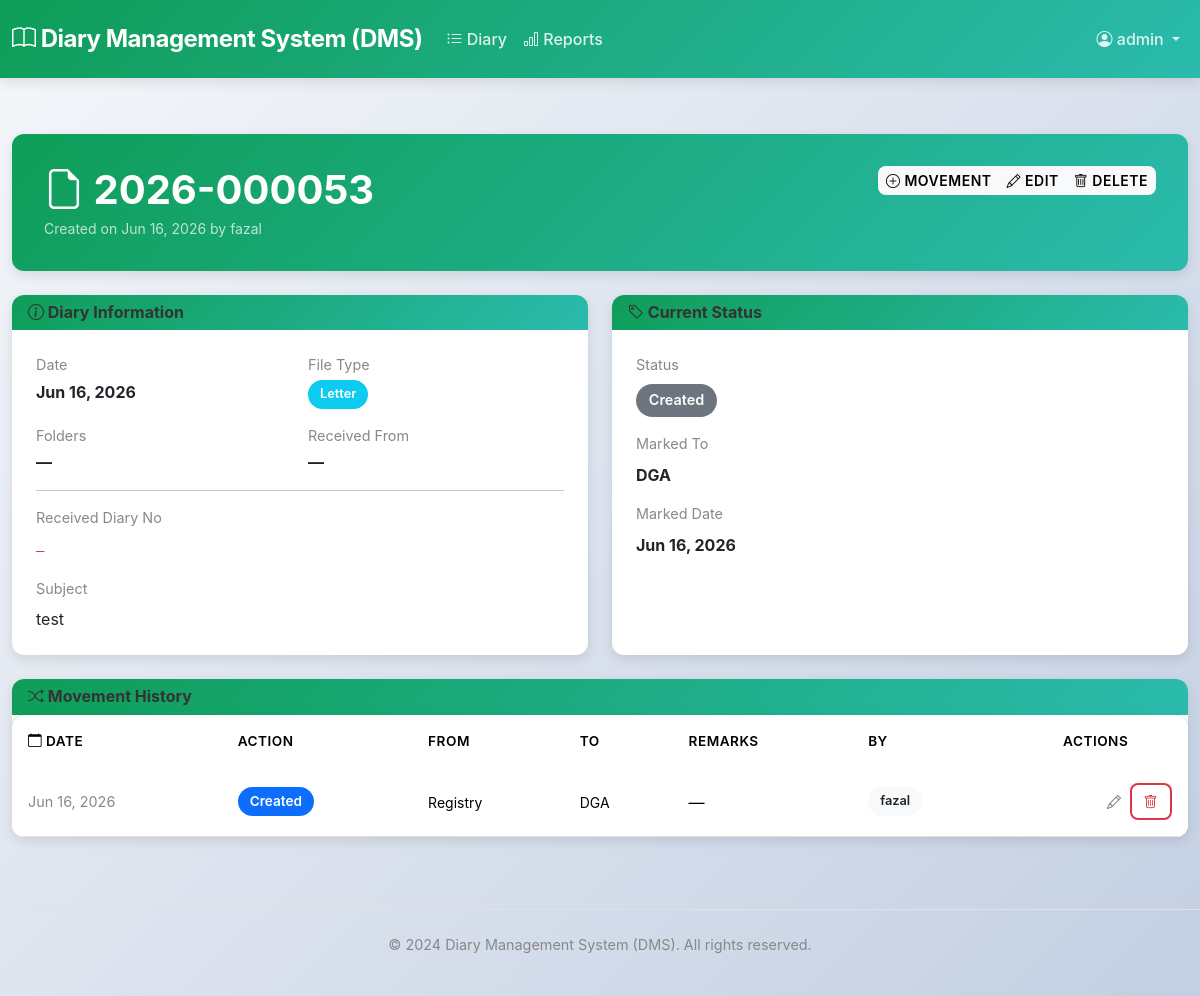
The page /diary/53/ (signed in) on the database its author committed.
### diary/models.py (models this page shows, shortened)
class Diary(models.Model):
    class Status(models.TextChoices):
        PENDING = "Pending", "Pending"
        CREATED = "Created", "Created"
        MARKED = "Marked", "Marked"
        FORWARDED = "Forwarded", "Forwarded"
        RETURNED = "Returned", "Returned"
        CLOSED = "Closed", "Closed"
        DISPOSED = "Disposed", "Disposed"
    year = models.PositiveIntegerField(db_index=True)
    sequence = models.PositiveIntegerField(db_index=True)
    diary_date = models.DateField(default=timezone.localdate)
    received_from = models.CharField(max_length=255, blank=True, default="")
    received_diary_no = models.CharField(max_length=100, blank=True, default="")
    file_letter = models.CharField(max_length=100, blank=True, default="")
    no_of_folders = models.PositiveIntegerField(default=0)
    service_included = models.BooleanField(default=False)
    subject = models.TextField(blank=True, default="")
    remarks = models.TextField(blank=True, default="")
    marked_to = models.CharField(max_length=255, blank=True, default="")
    marked_date = models.DateField(null=True, blank=True)
    status = models.CharField(max_length=50, choices=Status.choices, default=Status.PENDING)
    created_by = models.ForeignKey(
        settings.AUTH_USER_MODEL, on_delete=models.PROTECT, related_name="diaries_created"
    )
    created_at = models.DateTimeField(auto_now_add=True)
    class Meta:
        constraints = [
            models.UniqueConstraint(fields=["year", "sequence"], name="uniq_diary_year_seq"),
        ]
        ordering = ["-year", "-sequence"]
        indexes = [
            models.Index(fields=["year", "sequence"]),
            models.Index(fields=["diary_date"]),
            models.Index(fields=["status"]),
            models.Index(fields=["received_diary_no"]),
            models.Index(fields=["received_from"]),
            models.Index(fields=["file_letter"]),
            models.Index(fields=["marked_to"]),
        ]
    @property
    def diary_no(self) -> str:
        return f"{self.year}-{self.sequence:06d}"

class DiaryMovement(models.Model):
    class ActionType(models.TextChoices):
        CREATED = "Created", "Created"
        MARKED = "Marked", "Marked"
        FORWARDED = "Forwarded", "Forwarded"
        RETURNED = "Returned", "Returned"
        CLOSED = "Closed", "Closed"
        DISPOSED = "Disposed", "Disposed"
    diary = models.ForeignKey(Diary, on_delete=models.CASCADE, related_name="movements")
    year = models.PositiveIntegerField(db_index=True, blank=True, null=True)
    sequence = models.PositiveIntegerField(db_index=True, blank=True, null=True)
    from_office = models.CharField(max_length=255, blank=True, default="")
    to_office = models.CharField(max_length=255, blank=True, default="")
    action_type = models.CharField(max_length=50, choices=ActionType.choices)
    action_datetime = models.DateTimeField(default=timezone.now)
    remarks = models.TextField(blank=True, default="")
    created_by = models.ForeignKey(
        settings.AUTH_USER_MODEL, on_delete=models.PROTECT, related_name="movements_created"
    )
    created_on = models.DateTimeField(auto_now_add=True)
    class Meta:
        ordering = ["action_datetime", "id"]
        indexes = [
            models.Index(fields=["year", "sequence"]),
            models.Index(fields=["action_type"]),
            models.Index(fields=["action_datetime"]),
        ]

### diary/views.py (the view)
# urls.py: path("diary/<int:pk>/", views.diary_detail, name="diary_detail"),
@login_required
def diary_detail(request, pk: int):
    diary = get_object_or_404(Diary, pk=pk)
    movements = diary.movements.all().order_by("action_datetime", "id")
    last_movement = diary.movements.order_by("-action_datetime", "-id").first()
    PLACEHOLDER_REMARK = "Initial diary created"
    if (diary.remarks or "").strip() == PLACEHOLDER_REMARK:
        diary.remarks = ""
    PLACEHOLDER_REMARK = "Initial diary created"
    last_movement_remarks = ""
    if last_movement and (last_movement.remarks or "").strip() and last_movement.remarks.strip() != PLACEHOLDER_REMARK:
        last_movement_remarks = last_movement.remarks or ""
    can_edit = request.user.has_perm("diary.change_diary")
    can_delete = request.user.has_perm("diary.delete_diary")
    can_add_movement = request.user.has_perm("diary.add_diarymovement")
    can_change_movement = request.user.has_perm("diary.change_diarymovement")
    can_delete_movement = request.user.has_perm("diary.delete_diarymovement")
    return render(
        request,
        "diary/diary_detail.html",
        {
            "diary": diary,
            "movements": movements,
            "can_view_sensitive": request.user.is_superuser,
            "can_edit": can_edit,
            "can_delete": can_delete,
            "can_add_movement": can_add_movement,
            "can_change_movement": can_change_movement,
            "can_delete_movement": can_delete_movement,
            "last_movement_remarks": last_movement_remarks,
            "last_movement": last_movement,
        },
    )

### diary/templates/diary/diary_detail.html (shortened to what this page needs)
{% extends "base.html" %}
{% block content %}
<div class="page-header mb-4">
  <div class="d-flex justify-content-between align-items-start">
    <div>
      <h1 class="mb-1"><i class="bi bi-file-earmark"></i> {{ diary.diary_no }}</h1>
      <p class="text-light mb-0 opacity-75 small">
        {% if can_view_sensitive %}
          Created on {{ diary.created_at|date:"M d, Y" }} by {{ diary.created_by }}
        {% else %}
          Created on {{ diary.created_at|date:"M d, Y" }}
        {% endif %}
      </p>
    </div>
    <div class="btn-group btn-group-sm" role="group" aria-label="Diary actions">
      {% if can_add_movement %}
        <button type="button" class="btn btn-light movement-btn" data-url="{% url 'movement_add' diary.pk %}" aria-label="Add a new movement to this diary">
          <i class="bi bi-plus-circle"></i> Movement
        </button>
      {% endif %}
      {% if can_edit %}
        <a class="btn btn-light" href="{% url 'diary_edit' diary.pk %}" aria-label="Edit diary {{ diary.diary_no }}">
          <i class="bi bi-pencil"></i> Edit
        </a>
      {% endif %}
      {% if can_delete %}
        <button class="btn btn-light" data-bs-toggle="modal" data-bs-target="#deleteModal" aria-label="Delete diary {{ diary.diary_no }}">
          <i class="bi bi-trash"></i> Delete
        </button>
      {% endif %}
    </div>
  </div>
</div>
<div class="row g-4 mb-4">
  <div class="col-md-6">
    <div class="card h-100">
      <div class="card-header">
        <h2 class="fs-6 mb-0"><i class="bi bi-info-circle"></i> Diary Information</h2>
      </div>
      <div class="card-body">
        <div class="row row-cols-2 g-3">
          <div>
            <small class="text-muted d-block mb-1">Date</small>
            <strong>{{ diary.diary_date|date:"M d, Y" }}</strong>
          </div>
          <div>
            <small class="text-muted d-block mb-1">File Type</small>
            {% if diary.file_letter == "File" and diary.service_included %}
              <span class="badge bg-primary">File + Service Book</span>
            {% elif diary.file_letter %}
              <span class="badge {% if diary.file_letter == 'File' %}bg-primary{% else %}bg-info{% endif %}">{{ diary.file_letter }}</span>
            {% else %}
              <span class="badge bg-secondary">—</span>
            {% endif %}
          </div>
          <div>
            <small class="text-muted d-block mb-1">Folders</small>
            {% if diary.file_letter == "File" %}
              <strong>{{ diary.no_of_folders }}</strong>
            {% else %}
              <strong>—</strong>
            {% endif %}
          </div>
          <div>
            <small class="text-muted d-block mb-1">Received From</small>
            <strong>{{ diary.received_from|default:"—" }}</strong>
          </div>
        </div>
        <hr class="my-3">
        <div class="mb-3">
          <small class="text-muted d-block mb-2">Received Diary No</small>
          <code>{{ diary.received_diary_no|default:"—" }}</code>
        </div>
        <div>
          <small class="text-muted d-block mb-2">Subject</small>
          <p class="mb-0">{{ diary.subject|linebreaksbr }}</p>
        </div>
      </div>
    </div>
  </div>
  <div class="col-md-6">
    <div class="card h-100">
      <div class="card-header">
        <h2 class="fs-6 mb-0"><i class="bi bi-tag"></i> Current Status</h2>
      </div>
      <div class="card-body">
        <div class="mb-3">
          <small class="text-muted d-block mb-2">Status</small>
          {% if diary.status == "Pending" %}
            <span class="badge bg-warning text-dark" style="font-size: 0.9rem; padding: 0.6rem 0.8rem;">
              <i class="bi bi-hourglass-split"></i> {{ diary.status }}
            </span>
          {% elif diary.status == "Completed" %}
            <span class="badge bg-success" style="font-size: 0.9rem; padding: 0.6rem 0.8rem;">
              <i class="bi bi-check-circle"></i> {{ diary.status }}
            </span>
          {% else %}
            <span class="badge bg-secondary" style="font-size: 0.9rem; padding: 0.6rem 0.8rem;">{{ diary.status }}</span>
          {% endif %}
        </div>
        <div class="mb-3">
          <small class="text-muted d-block mb-2">Marked To</small>
          <strong>{{ diary.marked_to|default:"—" }}</strong>
        </div>
        <div>
          <small class="text-muted d-block mb-2">Marked Date</small>
          {% if last_movement and last_movement.action_datetime %}
            <strong>{{ last_movement.action_datetime|date:"M d, Y" }}</strong>
          {% else %}
            <strong>{{ diary.marked_date|default:"—" }}</strong>
          {% endif %}
        </div>
      </div>
    </div>
  </div>
</div>
<div class="card">
  <div class="card-header">
    <h2 class="fs-6 mb-0"><i class="bi bi-shuffle"></i> Movement History</h2>
  </div>
  <div class="table-responsive">
    <table class="table table-hover mb-0 align-middle" role="grid" aria-label="Diary movement history">
      <thead>
        <tr role="row">
          <th scope="col"><i class="bi bi-calendar"></i> Date</th>
          <th scope="col">Action</th>
          <th scope="col">From</th>
          <th scope="col">To</th>
          <th scope="col">Remarks</th>
          {% if can_view_sensitive %}
            <th scope="col">By</th>
          {% endif %}
          {% if can_change_movement or can_delete_movement %}
            <th scope="col" class="text-center">Actions</th>
          {% endif %}
        </tr>
      </thead>
      <tbody>
        {% for m in movements %}
          <tr role="row">
            <td>
              <small class="text-muted d-block">{{ m.action_datetime|date:"M d, Y" }}</small>
            </td>
            <td>
              <span class="badge bg-primary" style="font-size: 0.85rem;">{{ m.action_type }}</span>
            </td>
            <td>
              <small>{{ m.from_office|default:"—" }}</small>
            </td>
            <td>
              <small>{{ m.to_office|default:"—" }}</small>
            </td>
            <td class="text-truncate" style="max-width: 280px;" title="{{ m.remarks|default:'' }}">
              {% if m.remarks and m.remarks != 'Initial diary created' %}
                {{ m.remarks }}
              {% else %}
                —
              {% endif %}
            </td>
            {% if can_view_sensitive %}
              <td>
                <small class="badge bg-light text-dark">{{ m.created_by }}</small>
              </td>
            {% endif %}
            {% if can_change_movement or can_delete_movement %}
              <td class="text-end">
                <div class="btn-group btn-group-sm" role="group" aria-label="Movement actions">
                  {% if can_change_movement %}
                    <button type="button" class="btn btn-outline-secondary movement-btn" data-url="{% url 'movement_edit' m.pk %}" aria-label="Edit movement {{ m.id }}"><i class="bi bi-pencil"></i></button>
                  {% endif %}
                  {% if can_delete_movement %}
                    <form method="post" action="{% url 'movement_delete' m.pk %}" onsubmit="return confirm('Delete this movement?');" style="display:inline;">
                      <button type="submit" class="btn btn-outline-danger"><i class="bi bi-trash"></i></button>
                    </form>
                  {% endif %}
                </div>
              </td>
            {% endif %}
          </tr>
        {% endfor %}
      </tbody>
    </table>
  </div>
</div>
{% endblock %}

### diary/templates/base.html (shortened to what this page needs)
<!doctype html>
<html lang="en">
<head>
  <link href="https://cdn.jsdelivr.net/npm/bootstrap@5.3.3/dist/css/bootstrap.min.css" rel="stylesheet">
  <link href="https://cdn.jsdelivr.net/npm/bootstrap-icons@1.11.3/font/bootstrap-icons.css" rel="stylesheet">
</head>
<body>
  <nav class="navbar navbar-expand-lg navbar-dark" role="navigation" aria-label="Main navigation">
    <div class="container-fluid">
      <a class="navbar-brand" href="{% url 'dashboard' %}"><i class="bi bi-book"></i> Diary Management System (DMS)</a>
      <div class="collapse navbar-collapse" id="topNav">
        <ul class="navbar-nav me-auto mb-2 mb-lg-0">
          <li class="nav-item"><a class="nav-link" href="{% url 'diary_list' %}"><i class="bi bi-list-ul"></i> Diary</a></li>
          <li class="nav-item"><a class="nav-link" href="{% url 'reports_table' %}"><i class="bi bi-bar-chart"></i> Reports</a></li>
        </ul>
        <ul class="navbar-nav ms-auto mb-2 mb-lg-0">
          {% if request.user.is_authenticated %}
            <li class="nav-item dropdown">
              <a class="nav-link dropdown-toggle" href="#" id="userDropdown" role="button" data-bs-toggle="dropdown" aria-expanded="false">
                <i class="bi bi-person-circle"></i> {{ request.user.get_username }}
              </a>
            </li>
          {% else %}
            <li class="nav-item"><a class="btn btn-outline-light btn-sm" href="{% url 'login' %}">Login</a></li>
          {% endif %}
        </ul>
      </div>
    </div>
  </nav>
  <main class="container py-4">
    {% block content %}{% endblock %}
  </main>
  <footer class="mt-5 py-4 text-center text-muted border-top">
    <p>&copy; 2024 Diary Management System (DMS). All rights reserved.</p>
  </footer>
</body>
</html>

### rows shown on the page
Diary: diary_no "2026-000053", created_at "Jun 16, 2026", created_by "fazal", diary_date "Jun 16, 2026", file_letter "Letter", received_from "—", received_diary_no "—", subject "test", status "Created", marked_to "DGA"
DiaryMovement: action_datetime "Jun 16, 2026", action_type "Created", from_office "Registry", to_office "DGA", created_by "fazal"

### other values the page prints
{{ request.user.get_username }} "admin"
